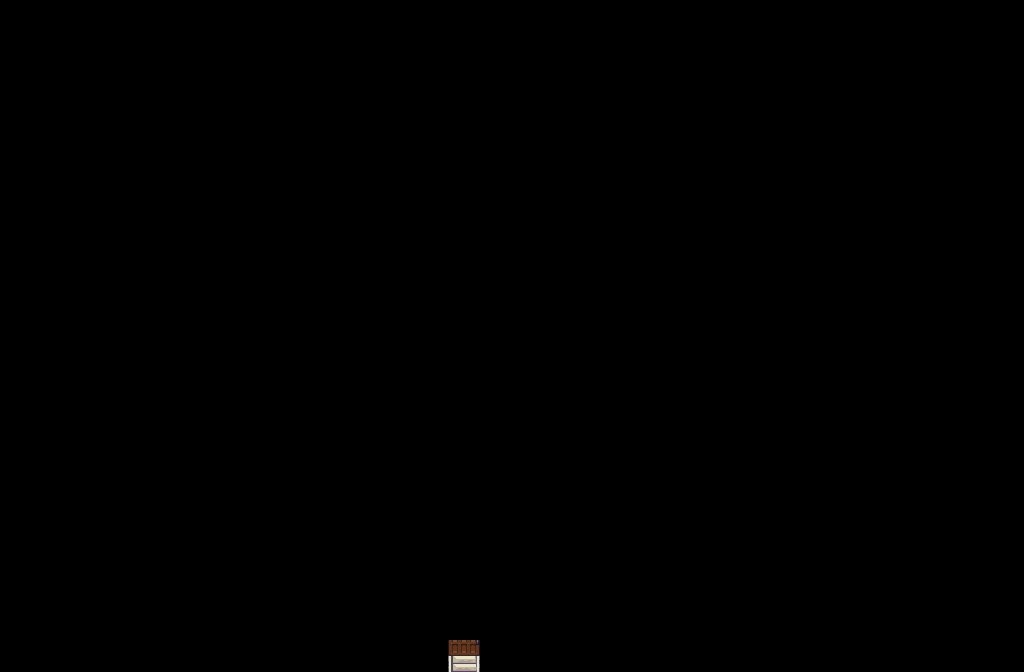

Rendered tile map (Tiled .tmx) drawn with the repository's tilesets; below, a short description and the map source with its tile grids summarised:
An orthogonal 32x21 tile map with 32x32 px tiles, 1 tile layer (ground).

<map version="1.4" tiledversion="1.4.3" orientation="orthogonal" renderorder="left-down" width="32" height="21" tilewidth="32" tileheight="32" infinite="0" nextlayerid="4" nextobjectid="4">
 <tileset firstgid="1" name="housey" tilewidth="32" tileheight="32" tilecount="72" columns="12">
  <image source="../tiles/housey.png" width="384" height="192" />
 </tileset>
 <layer id="3" name="ground" width="32" height="21">
  <data>[672 cells, 1 non-empty, 1 distinct tile ids]</data>
 </layer>
</map>
